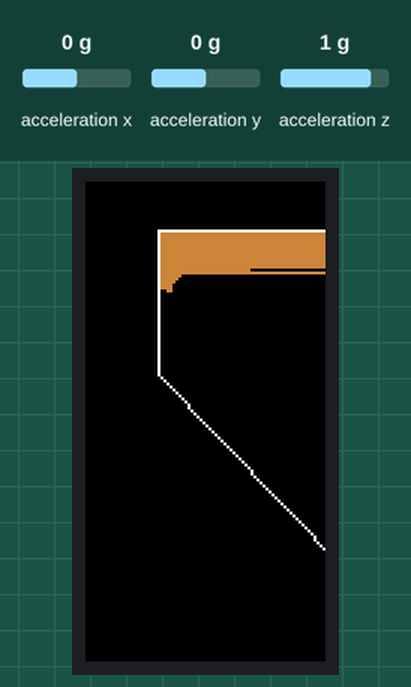
Recording of a sketch running on a simulated ESP32. On the bench: 80×160 colour display. The test bench sets the inputs (shaded band); at power-on: acceleration y 0 g, acceleration x 0 g, acceleration z 1 g. Random numbers use the default seed unless the sketch sets one.

Above: at 1.3 s.
1.4 s: acceleration y set to -1.4 g
At 2.2 s:
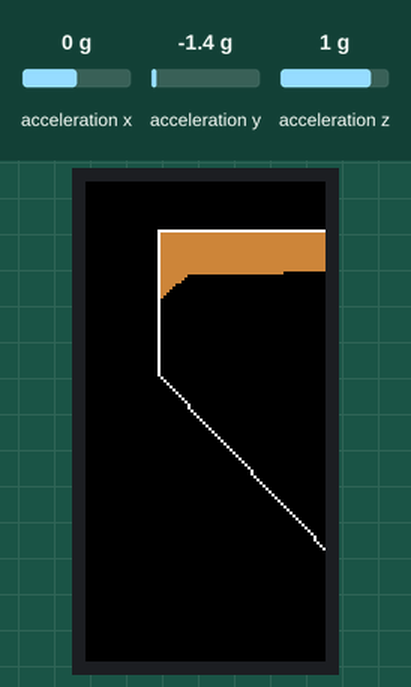
3.3 s: acceleration x set to -1.4 g
At 3.67 s:
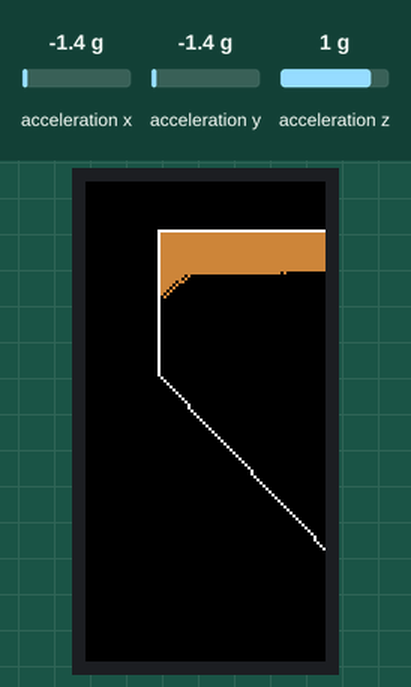
5.0 s: acceleration x set to 1.4 g
At 8.3 s:
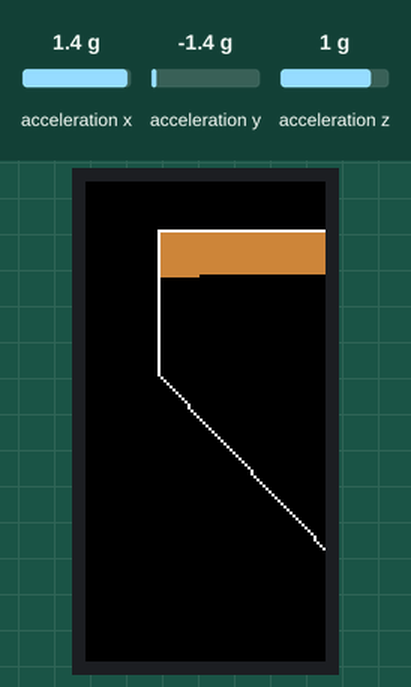
Timing chart, 0 to 9.8 s (numbered marks = the images above; inputs shaded):
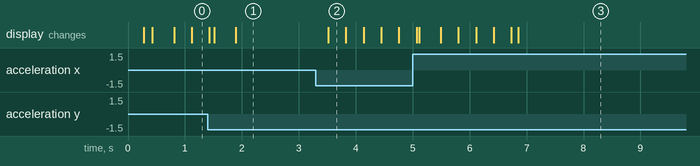

The sketch:

hourglass.ino
```cpp
#include <M5StickC.h>

const float deg2rad = PI / 180.0;
const float rad2deg = 180.0 / PI;

const int W = TFT_WIDTH;
const int H = TFT_HEIGHT;
const int Ws = W / 10;
const int Hs = H / 20;
const int Wc = W / 2;
const int Hc = H / 2;

TFT_eSprite display = TFT_eSprite(&M5.Lcd);

char s[64];
float the_angle = 0.0;

const int NGRAINS = 2500;

enum
{
  CELL_EMPTY,
  CELL_OCCUPIED,
  CELL_STATIC,
  CELL_NSTATES
};

enum
{
  DO_CENTER,
  DO_LEFT,
  DO_RIGHT,
  DO_L_OR_R,
  DO_REST,
  DO_DEFER,
  DO_NACTIONS
};

int gx[NGRAINS];
int gy[NGRAINS];
int gagain[NGRAINS];
byte gcells[H][W];

const byte gactions[CELL_NSTATES * CELL_NSTATES * CELL_NSTATES] = {
  DO_CENTER, // EEE
  DO_CENTER, // EEO
  DO_CENTER, // EES
  DO_L_OR_R, // EOE
  DO_LEFT,   // EOO
  DO_LEFT,   // EOS
  DO_L_OR_R, // ESE
  DO_LEFT,   // ESO
  DO_LEFT,   // ESS
  DO_CENTER, // OEE
  DO_CENTER, // OEO
  DO_CENTER, // OES
  DO_RIGHT,  // OOE
  DO_DEFER,  // OOO
  DO_DEFER,  // OOS
  DO_RIGHT,  // OSE
  DO_DEFER,  // OSO
  DO_DEFER,  // OSS
  DO_CENTER, // SEE
  DO_CENTER, // SEO
  DO_CENTER, // SES
  DO_RIGHT,  // SOE
  DO_DEFER,  // SOO
  DO_DEFER,  // SOS
  DO_RIGHT,  // SSE
  DO_DEFER,  // SSO
  DO_REST,   // SSS
};

void initGrains()
{
  int i;
  int x;
  int y;

  for (y = 0; y < H; y++) {
    for (x = 0; x < W; x++) {
      uint16_t c = display.readPixel(x, y);
      gcells[y][x] = c == BLACK ? CELL_EMPTY : CELL_STATIC;
    }
  }

  for (y = 0; y < H; y++) {
    byte filler = CELL_STATIC;
    for (x = 0; x < W - 1; x++) {
      if (gcells[y][x] == CELL_STATIC) {
        if (gcells[y][x + 1] == CELL_STATIC) {
          break;
        }
        filler ^= (CELL_EMPTY ^ CELL_STATIC);
        continue;
      }
      if (filler == CELL_EMPTY && i < NGRAINS) {
        gx[i] = x;
        gy[i] = y;
        gcells[y][x] = CELL_OCCUPIED;
        i++;
        continue;
      }
      gcells[y][x] = filler;
    }
  }
}

void drawGrains(uint16_t color)
{
  int i;

  for (i = 0; i < NGRAINS; i++) {
    int x = gx[i];
    int y = gy[i];
    display.drawPixel(x, y, color);
  }
}

void updateGrains(float angle)
{
  int i;
  int j;
  int k;
  int n = 0;

  float r = sqrt(2);

  float ca_c = r * cos(angle * deg2rad) + 0.5;
  float sa_c = r * sin(angle * deg2rad) + 0.5;

  float ca_l = r * cos((angle - 45) * deg2rad) + 0.5;
  float sa_l = r * sin((angle - 45) * deg2rad) + 0.5;

  float ca_r = r * cos((angle + 45) * deg2rad) + 0.5;
  float sa_r = r * sin((angle + 45) * deg2rad) + 0.5;

  // queue all grains for computation
  for (n = 0; n < NGRAINS; n++) {
    gagain[n] = n;
  }

  while (n > 0) {
    k = 0;
    for (j = 0; j < n; j++) {
      int i = gagain[j];
      int x = gx[i];
      int y = gy[i];
      int x_c = x + ca_c;
      int y_c = y + sa_c;
      int x_l = x + ca_l;
      int y_l = y + sa_l;
      int x_r = x + ca_r;
      int y_r = y + sa_r;
      byte cell_c = gcells[y_c][x_c];
      byte cell_l = gcells[y_l][x_l];
      byte cell_r = gcells[y_r][x_r];
      int action_index = cell_l * CELL_NSTATES * CELL_NSTATES + cell_c * CELL_NSTATES + cell_r;
      switch (gactions[action_index]) {
        case DO_CENTER:
          gcells[y][x] = CELL_EMPTY;
          gcells[y_c][x_c] = CELL_OCCUPIED;
          gx[i] = x_c;
          gy[i] = y_c;
          break;
        case DO_LEFT:
          gcells[y][x] = CELL_EMPTY;
          gcells[y_l][x_l] = CELL_OCCUPIED;
          gx[i] = x_l;
          gy[i] = y_l;
          break;
        case DO_RIGHT:
          gcells[y][x] = CELL_EMPTY;
          gcells[y_r][x_r] = CELL_OCCUPIED;
          gx[i] = x_r;
          gy[i] = y_r;
          break;
        case DO_L_OR_R:
          gcells[y][x] = CELL_EMPTY;
          if (random(2) == 0) {
            gcells[y_l][x_l] = CELL_OCCUPIED;
            gx[i] = x_l;
            gy[i] = y_l;
          } else {
            gcells[y_r][x_r] = CELL_OCCUPIED;
            gx[i] = x_r;
            gy[i] = y_r;
          }
          break;
        case DO_REST:
          gcells[y][x] = CELL_STATIC;
          break;
        case DO_DEFER:
          gagain[k] = i;
          k++;
          break;
        default:
          break;
      }
    }
    if (n == k) {
      break;
    }
    n = k;
  }
}

void drawArrow(int cx, int cy, float size, float angle, uint16_t color)
{
  float halfsize = size / 2.0;
  float headsize = size / 6.0;
  float r = angle * deg2rad;
  int x1 = cx - halfsize * cos(r);
  int x2 = cx + halfsize * cos(r);
  int y1 = cy - halfsize * sin(r);
  int y2 = cy + halfsize * sin(r);
  int lx = x2 + headsize * cos(r + 150 * deg2rad);
  int ly = y2 + headsize * sin(r + 150 * deg2rad);
  int rx = x2 + headsize * cos(r - 150 * deg2rad);
  int ry = y2 + headsize * sin(r - 150 * deg2rad);
  display.drawLine(x1, y1, x2, y2, color);
  display.drawLine(x2, y2, lx, ly, color);
  display.drawLine(x2, y2, rx, ry, color);
}

float incAngle(float angle, float delta)
{
  return fmod(angle + delta, 360);
}

float diffAngle(float target, float source)
{
  float d = fmod(target - source, 360);
  if (d < -180) {
    d += 360;
  } else if (d > 179) {
    d -= 360;
  }
  return d;
}

float getDownAngle()
{
  float x, y, z;
  M5.IMU.getAccelData(&x, &y, &z);
  return atan2(y, -x) * rad2deg;
}

void drawHourglass()
{
  // x1,y1 ------------ x2,y1
  //       |          |
  // x1,y2 |          | x2,y2
  //        \        /
  //         \      /
  //          \    /
  //     x3,y3 \  / x4,y3
  //            ||
  //     x3,y4 /  \ x4,y4
  //          /    \ -
  //         /      \ -
  //        /        \ -
  // x1,y5 |          | x2,y5
  //       |          |
  // x1,y6 ------------ x2,y6

  int x1 = Ws;
  int y1 = Hs;
  int x2 = W - Ws;
  int y2 = 4 * Hs;
  int x3 = Wc - Ws / 2;
  int y3 = Hc - Hs / 2;
  int x4 = Wc + (Ws - Ws / 2);
  int y4 = Hc + (Hs - Hs / 2);
  int y5 = H - 4 * Hs;
  int y6 = H - Hs;

  display.drawLine(x1, y1, x2, y1, WHITE);

  display.drawLine(x1, y1, x1, y2, WHITE);
  display.drawLine(x2, y1, x2, y2, WHITE);

  display.drawLine(x1, y2, x3, y3, WHITE);
  display.drawLine(x2, y2, x4, y3, WHITE);

  display.drawLine(x3, y3, x3, y4, WHITE);
  display.drawLine(x4, y3, x4, y4, WHITE);

  display.drawLine(x3, y4, x1, y5, WHITE);
  display.drawLine(x4, y4, x2, y5, WHITE);

  display.drawLine(x1, y5, x1, y6, WHITE);
  display.drawLine(x2, y5, x2, y6, WHITE);

  display.drawLine(x1, y6, x2, y6, WHITE);
}

void setup()
{
  M5.begin();
  M5.IMU.Init();
  display.createSprite(W, H);
  display.fillScreen(BLACK);
  display.setTextSize(1);
  drawHourglass();
  display.pushSprite(0, 0);
  s[0] = '\0';
  initGrains();
}

void loop()
{
  display.fillScreen(BLACK);

  drawHourglass();

  float target_angle = getDownAngle();
  float delta = diffAngle(target_angle, the_angle);
  float alpha = 0.2;
  the_angle = incAngle(the_angle, delta * alpha);

  drawGrains(display.color565(0xCD, 0x85, 0x3F));
  updateGrains(the_angle);

  //drawArrow(TFT_WIDTH/2, TFT_HEIGHT/2, 40, the_angle, WHITE);
  //sprintf(s, "%7.2f", the_angle);
  //display.setTextColor(WHITE);
  //display.drawString(s, 10, 10, 1);

  display.pushSprite(0, 0);

  //delay(10);
}
```

Measured:
- after the input at 3.3 s, the display: changes after 0.22 s (image 2)
